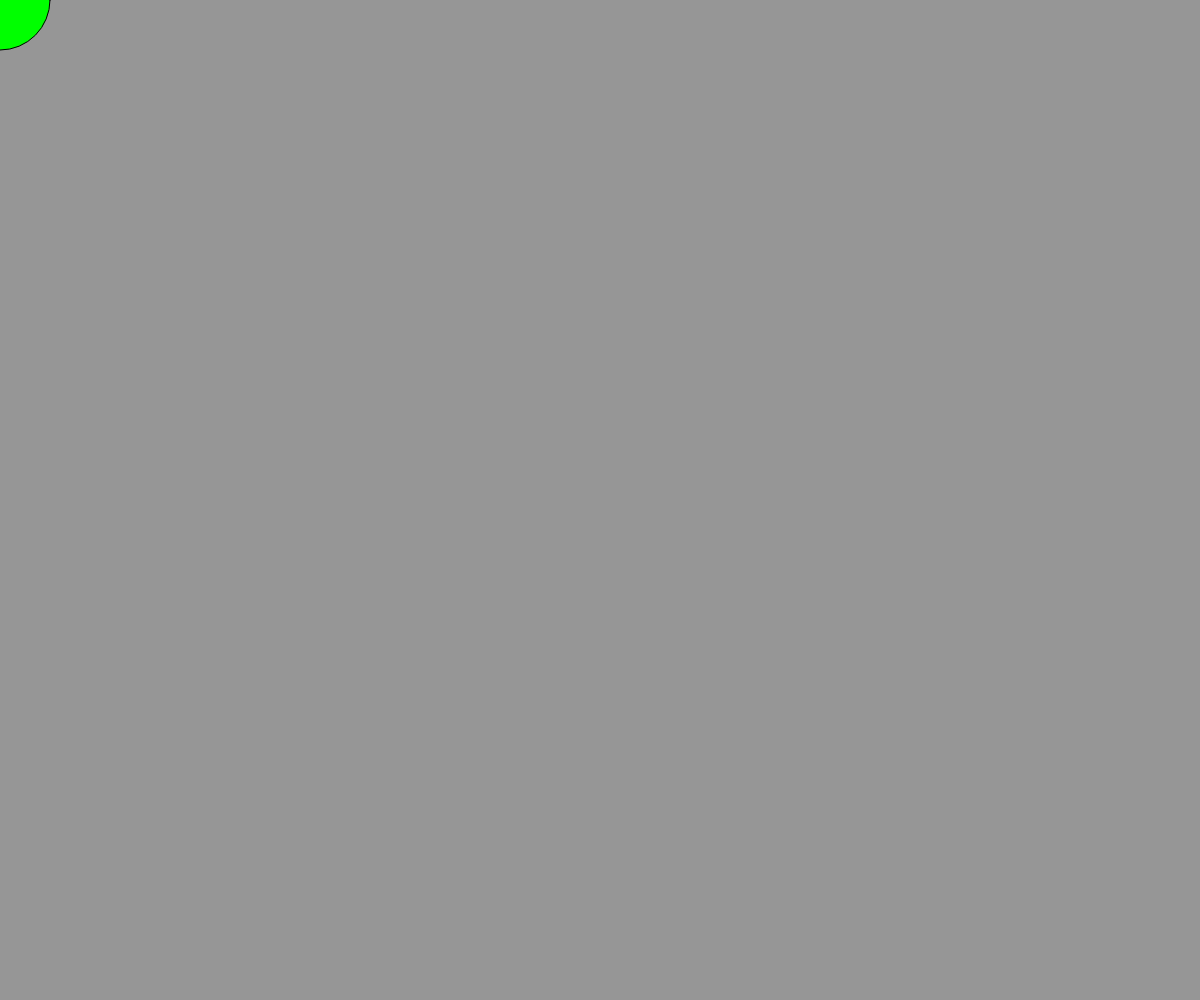
Frame 1 (no input)
Frame 60 (no input): identical to frame 1, image omitted
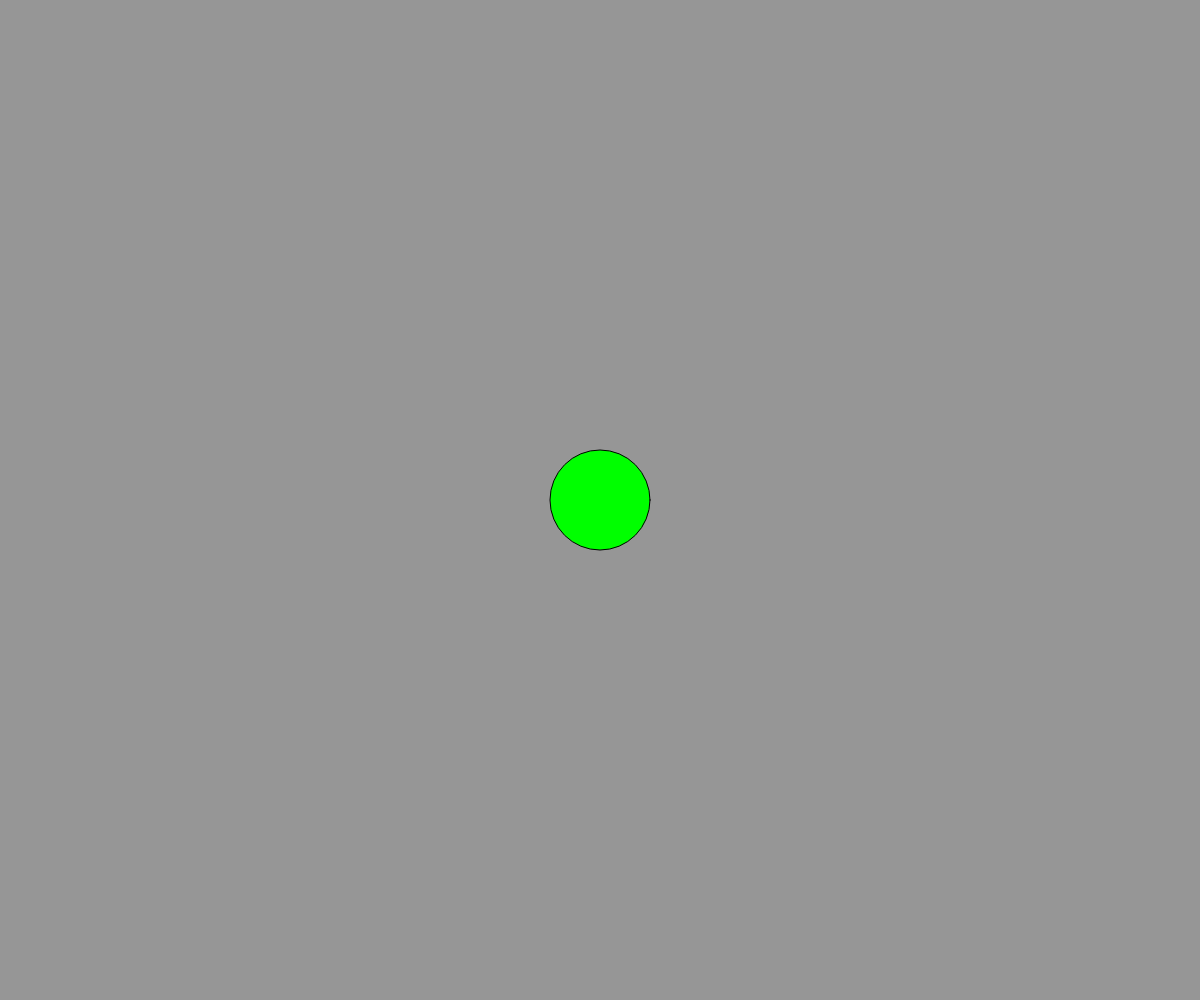
Frame 120 (the mouse pressed at the canvas centre since frame 60)

The p5.js sketch that drew these frames (run headless with seeded random() and noise() and a simulated clock; from frame 60 on, the mouse is pressed at the canvas centre):

// p5.js sketch
// ── sketch.js
// Project Title
// Your Name
// Date
//
// Extra for Experts:
// - describe what you did to take this project "above and beyond"

let x;
let dx;


function setup() {
  createCanvas(windowWidth, windowHeight);
  x = width/2;
  dx = 5;
}

function draw() {
  background(150, 150, 150);
  fill(0, 255, 0);
  ellipse(mouseX, mouseY, 100, 100);

  //move rectangle
  x += dx;

  //check if you hit the wall
  if (x > width-100 || x < 100){
    dx = dx* -1
  }

}
